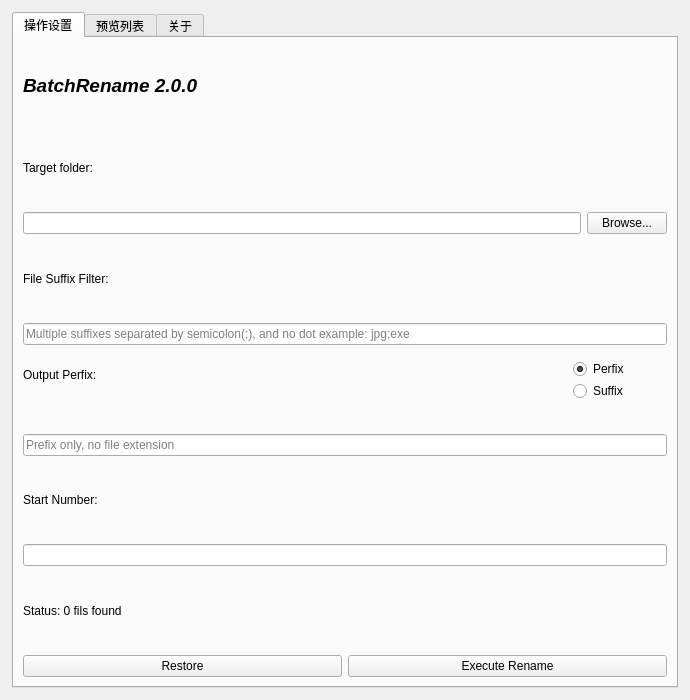
<?xml version="1.0" encoding="UTF-8"?>
<ui version="4.0">
 <class>MainWindow</class>
 <widget class="QWidget" name="MainWindow">
  <property name="geometry">
   <rect>
    <x>0</x>
    <y>0</y>
    <width>690</width>
    <height>700</height>
   </rect>
  </property>
  <property name="minimumSize">
   <size>
    <width>690</width>
    <height>700</height>
   </size>
  </property>
  <property name="maximumSize">
   <size>
    <width>690</width>
    <height>700</height>
   </size>
  </property>
  <property name="windowTitle">
   <string>BatchRename</string>
  </property>
  <layout class="QVBoxLayout" name="verticalLayout">
   <property name="spacing">
    <number>10</number>
   </property>
   <property name="leftMargin">
    <number>12</number>
   </property>
   <property name="topMargin">
    <number>12</number>
   </property>
   <property name="rightMargin">
    <number>12</number>
   </property>
   <property name="bottomMargin">
    <number>12</number>
   </property>
   <item>
    <widget class="QTabWidget" name="tabWidget">
     <property name="currentIndex">
      <number>0</number>
     </property>
     <widget class="QWidget" name="page">
      <attribute name="title">
       <string>操作设置</string>
      </attribute>
      <layout class="QVBoxLayout" name="verticalLayout_page1">
       <item>
        <widget class="QLabel" name="label">
         <property name="text">
          <string>&lt;html&gt;&lt;head/&gt;&lt;body&gt;&lt;p&gt;&lt;span style=&quot; font-size:14pt; font-weight:600; font-style:italic;&quot;&gt;BatchRename 2.0.0&lt;/span&gt;&lt;/p&gt;&lt;/body&gt;&lt;/html&gt;</string>
         </property>
        </widget>
       </item>
       <item>
        <widget class="QLabel" name="label_folder">
         <property name="text">
          <string>Target folder:</string>
         </property>
        </widget>
       </item>
       <item>
        <layout class="QHBoxLayout" name="h_folder">
         <item>
          <widget class="QLineEdit" name="edit_folder"/>
         </item>
         <item>
          <widget class="QPushButton" name="btn_browse">
           <property name="text">
            <string>Browse...</string>
           </property>
          </widget>
         </item>
        </layout>
       </item>
       <item>
        <widget class="QLabel" name="label_suffix">
         <property name="text">
          <string>File Suffix Filter:</string>
         </property>
        </widget>
       </item>
       <item>
        <widget class="QLineEdit" name="edit_suffix">
         <property name="toolTip">
          <string>&lt;html&gt;&lt;head/&gt;&lt;body&gt;&lt;p&gt;所有后缀均为分号(;)分割，示例：.jpg;.png;.exe;.reg&lt;/p&gt;&lt;/body&gt;&lt;/html&gt;</string>
         </property>
         <property name="placeholderText">
          <string>Multiple suffixes separated by semicolon(;), and no dot example: jpg;exe</string>
         </property>
        </widget>
       </item>
       <item>
        <widget class="QWidget" name="widget" native="true">
         <property name="minimumSize">
          <size>
           <width>0</width>
           <height>55</height>
          </size>
         </property>
         <widget class="QLabel" name="label_prefix">
          <property name="geometry">
           <rect>
            <x>0</x>
            <y>10</y>
            <width>120</width>
            <height>28</height>
           </rect>
          </property>
          <property name="text">
           <string>Output Perfix:</string>
          </property>
         </widget>
         <widget class="QRadioButton" name="Perfix_mode">
          <property name="geometry">
           <rect>
            <x>550</x>
            <y>8</y>
            <width>90</width>
            <height>20</height>
           </rect>
          </property>
          <property name="text">
           <string>Perfix</string>
          </property>
          <property name="checked">
           <bool>true</bool>
          </property>
         </widget>
         <widget class="QRadioButton" name="Suffix_name_mode">
          <property name="geometry">
           <rect>
            <x>550</x>
            <y>30</y>
            <width>90</width>
            <height>20</height>
           </rect>
          </property>
          <property name="text">
           <string>Suffix</string>
          </property>
         </widget>
        </widget>
       </item>
       <item>
        <widget class="QLineEdit" name="edit_prefix">
         <property name="placeholderText">
          <string>Prefix only, no file extension</string>
         </property>
        </widget>
       </item>
       <item>
        <widget class="QLabel" name="label_seq">
         <property name="text">
          <string>Start Number:</string>
         </property>
        </widget>
       </item>
       <item>
        <widget class="QLineEdit" name="lineEdit"/>
       </item>
       <item>
        <widget class="QLabel" name="label_status">
         <property name="text">
          <string>Status: 0 fils found</string>
         </property>
        </widget>
       </item>
       <item>
        <layout class="QHBoxLayout" name="h_btns">
         <item>
          <widget class="QPushButton" name="btn_restore">
           <property name="text">
            <string>Restore</string>
           </property>
          </widget>
         </item>
         <item>
          <widget class="QPushButton" name="btn_execute">
           <property name="text">
            <string>Execute Rename</string>
           </property>
          </widget>
         </item>
        </layout>
       </item>
      </layout>
     </widget>
     <widget class="QWidget" name="page_2">
      <attribute name="title">
       <string>预览列表</string>
      </attribute>
      <layout class="QVBoxLayout" name="verticalLayout_page2">
       <item>
        <widget class="QTableWidget" name="tableWidget">
         <property name="selectionBehavior">
          <enum>QAbstractItemView::SelectRows</enum>
         </property>
         <property name="columnCount">
          <number>5</number>
         </property>
         <column>
          <property name="text">
           <string>序号</string>
          </property>
         </column>
         <column>
          <property name="text">
           <string>原文件名</string>
          </property>
         </column>
         <column>
          <property name="text">
           <string>新文件名</string>
          </property>
         </column>
         <column>
          <property name="text">
           <string>大小</string>
          </property>
         </column>
         <column>
          <property name="text">
           <string>SHA256</string>
          </property>
         </column>
        </widget>
       </item>
       <item>
        <widget class="QLabel" name="labelFileCount">
         <property name="text">
          <string>已浏览 0 个文件</string>
         </property>
        </widget>
       </item>
      </layout>
     </widget>
     <widget class="QWidget" name="tab">
      <attribute name="title">
       <string>关于</string>
      </attribute>
      <layout class="QHBoxLayout" name="aboutLayout">
       <property name="spacing">
        <number>20</number>
       </property>
       <item>
        <widget class="QLabel" name="aboutIcon">
         <property name="minimumSize">
          <size>
           <width>128</width>
           <height>256</height>
          </size>
         </property>
         <property name="maximumSize">
          <size>
           <width>128</width>
           <height>256</height>
          </size>
         </property>
         <property name="pixmap">
          <pixmap resource="res.qrc">:/icons/icons/tall_icon.png</pixmap>
         </property>
         <property name="scaledContents">
          <bool>true</bool>
         </property>
         <property name="alignment">
          <set>Qt::AlignLeading|Qt::AlignLeft|Qt::AlignTop</set>
         </property>
        </widget>
       </item>
       <item>
        <layout class="QVBoxLayout" name="aboutTextLayout">
         <item>
          <widget class="QLabel" name="aboutTitle">
           <property name="text">
            <string>&lt;html&gt;&lt;head/&gt;&lt;body&gt;&lt;p&gt;&lt;span style=&quot; font-size:16pt; font-weight:600;&quot;&gt;BatchRename&lt;/span&gt;&lt;/p&gt;&lt;/body&gt;&lt;/html&gt;</string>
           </property>
          </widget>
         </item>
         <item>
          <widget class="QLabel" name="aboutVersion">
           <property name="text">
            <string>Version 2.0.0</string>
           </property>
          </widget>
         </item>
         <item>
          <widget class="QLabel" name="label_2">
           <property name="text">
            <string>Caspian-dev813 (c) 2026</string>
           </property>
          </widget>
         </item>
         <item>
          <widget class="QLabel" name="label_3">
           <property name="text">
            <string>https://caspian-dev813.github.io/BatchRename</string>
           </property>
          </widget>
         </item>
         <item>
          <spacer name="aboutSpacer">
           <property name="orientation">
            <enum>Qt::Vertical</enum>
           </property>
           <property name="sizeHint" stdset="0">
            <size>
             <width>20</width>
             <height>40</height>
            </size>
           </property>
          </spacer>
         </item>
        </layout>
       </item>
      </layout>
     </widget>
    </widget>
   </item>
  </layout>
 </widget>
 <resources>
  <include location="res.qrc"/>
 </resources>
 <connections/>
</ui>
